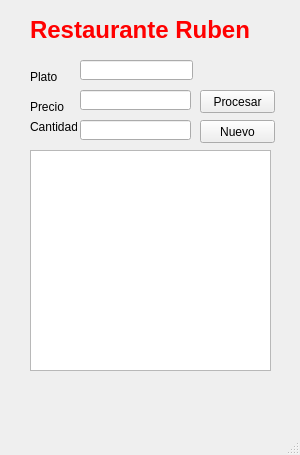
<?xml version="1.0" encoding="UTF-8"?>
<ui version="4.0">
 <class>MainWindow</class>
 <widget class="QMainWindow" name="MainWindow">
  <property name="geometry">
   <rect>
    <x>0</x>
    <y>0</y>
    <width>300</width>
    <height>455</height>
   </rect>
  </property>
  <property name="windowTitle">
   <string>MainWindow</string>
  </property>
  <widget class="QWidget" name="centralwidget">
   <widget class="QLabel" name="label">
    <property name="geometry">
     <rect>
      <x>30</x>
      <y>10</y>
      <width>251</width>
      <height>41</height>
     </rect>
    </property>
    <property name="text">
     <string>&lt;html&gt;&lt;head/&gt;&lt;body&gt;&lt;p&gt;&lt;span style=&quot; font-size:18pt; font-weight:600; color:#ff0000;&quot;&gt;Restaurante Ruben&lt;/span&gt;&lt;/p&gt;&lt;/body&gt;&lt;/html&gt;</string>
    </property>
   </widget>
   <widget class="QLabel" name="label_2">
    <property name="geometry">
     <rect>
      <x>30</x>
      <y>70</y>
      <width>47</width>
      <height>13</height>
     </rect>
    </property>
    <property name="text">
     <string>Plato</string>
    </property>
   </widget>
   <widget class="QLabel" name="label_3">
    <property name="geometry">
     <rect>
      <x>30</x>
      <y>100</y>
      <width>47</width>
      <height>13</height>
     </rect>
    </property>
    <property name="text">
     <string>Precio</string>
    </property>
   </widget>
   <widget class="QLabel" name="label_4">
    <property name="geometry">
     <rect>
      <x>30</x>
      <y>120</y>
      <width>47</width>
      <height>13</height>
     </rect>
    </property>
    <property name="text">
     <string>Cantidad</string>
    </property>
   </widget>
   <widget class="QLineEdit" name="txtPlatillo">
    <property name="geometry">
     <rect>
      <x>80</x>
      <y>60</y>
      <width>113</width>
      <height>20</height>
     </rect>
    </property>
   </widget>
   <widget class="QLineEdit" name="txtPrecio">
    <property name="geometry">
     <rect>
      <x>80</x>
      <y>90</y>
      <width>111</width>
      <height>20</height>
     </rect>
    </property>
   </widget>
   <widget class="QLineEdit" name="txtCantidad">
    <property name="geometry">
     <rect>
      <x>80</x>
      <y>120</y>
      <width>111</width>
      <height>20</height>
     </rect>
    </property>
   </widget>
   <widget class="QTextEdit" name="txtSalida">
    <property name="geometry">
     <rect>
      <x>30</x>
      <y>150</y>
      <width>241</width>
      <height>221</height>
     </rect>
    </property>
   </widget>
   <widget class="QPushButton" name="btnProcesar">
    <property name="geometry">
     <rect>
      <x>200</x>
      <y>90</y>
      <width>75</width>
      <height>23</height>
     </rect>
    </property>
    <property name="text">
     <string>Procesar</string>
    </property>
   </widget>
   <widget class="QPushButton" name="btnNuevo">
    <property name="geometry">
     <rect>
      <x>200</x>
      <y>120</y>
      <width>75</width>
      <height>23</height>
     </rect>
    </property>
    <property name="text">
     <string>Nuevo</string>
    </property>
   </widget>
  </widget>
  <widget class="QStatusBar" name="statusbar"/>
 </widget>
 <resources/>
 <connections/>
</ui>
